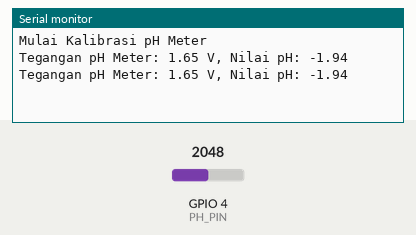
Bench run of a sketch on a simulated ESP32. Shown: the last lines printed to the serial monitor. The test bench sets the inputs (shaded band); at power-on: GPIO 4 (PH_PIN) = 2048 (analog values on the 0–4095 scale).

Above: at 2.8 s.
2.9 s: GPIO 4 (PH_PIN) set to 2866
At 5.2 s:
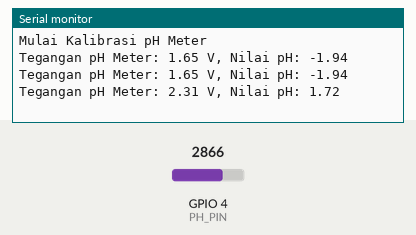
5.6 s: GPIO 4 (PH_PIN) set to 3603
At 7.0 s:
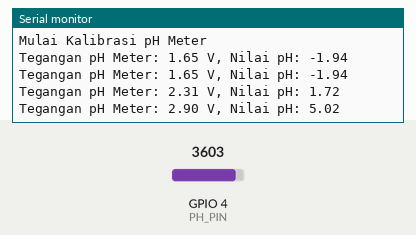
Timing chart, 0 to 8.6 s (numbered marks = the images above; inputs shaded):
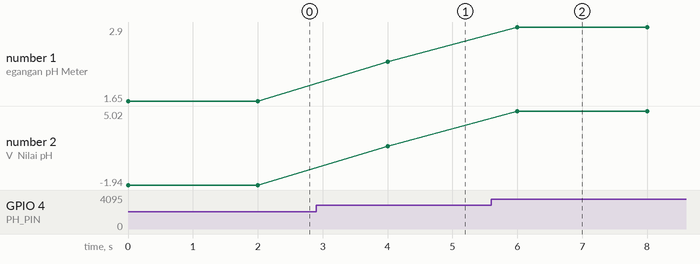

Measured:
- after the input at 2.9 s, the serial monitor: prints a new line after 1.1 s (image 1)
- after the input at 5.6 s, the serial monitor: prints a new line after 0.40 s (image 2)
- plotted number 1: 1.65 → 2.31 after the input at 2.9 s, 2.31 → 2.9 after the input at 5.6 s
- plotted number 2: -1.94 → 1.72 after the input at 2.9 s, 1.72 → 5.02 after the input at 5.6 s

The sketch:

pH_sensor_Kalibration.ino
```cpp
#define PH_PIN 4  // pH Meter pada Pin GPIO32

// Variabel kalibrasi
float V_offset = 2.0; // Tegangan pH 7.0 (Anda akan mengatur ini berdasarkan pengukuran pH 7)
float slope = 0.18;   // Slope antara pH 4 dan pH 10 (Anda bisa menyesuaikan ini)

void setup() {
  Serial.begin(115200);
  analogReadResolution(12);  // Resolusi ADC 12-bit (0-4095)
  analogSetAttenuation(ADC_11db);  // Rentang ADC hingga 3.3V
  Serial.println("Mulai Kalibrasi pH Meter");
}

void loop() {
  // Membaca nilai pH dari pH Meter
  int rawValue = analogRead(PH_PIN); // Membaca nilai ADC dari pH Meter
  float voltage = rawValue * (3.3 / 4095.0); // Menghitung tegangan dari nilai ADC (0-3.3V)

  // Menghitung pH berdasarkan tegangan (menggunakan offset dan slope)
  float phValue = (voltage - V_offset) / slope;

  // Menampilkan hasil pH dan tegangan
  Serial.print("Tegangan pH Meter: ");
  Serial.print(voltage);
  Serial.print(" V, ");
  Serial.print("Nilai pH: ");
  Serial.println(phValue);

  // Delay selama 2 detik untuk membaca ulang
  delay(2000);
}
```
